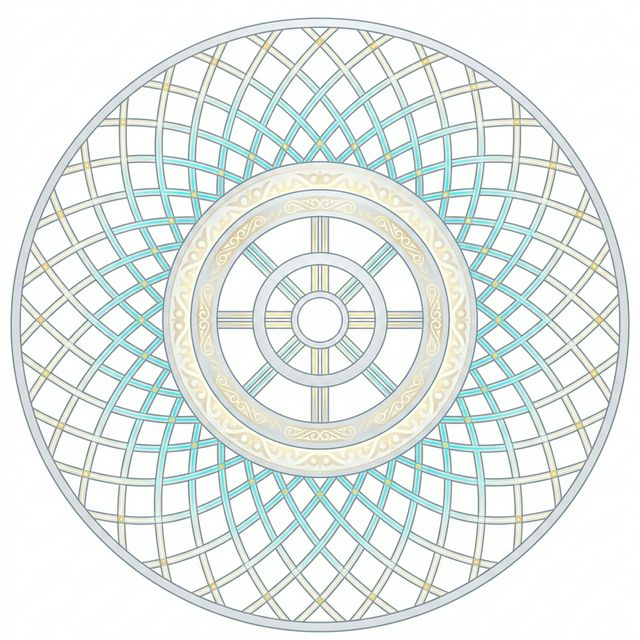
#> input picture images/shanyrak.png, 640 x 640 px
$ python remove_bg.py
#> lines starting #> are read from the running program, lines starting #| are printed output that depends on the picture
from PIL import Image

def remove_white_bg(img_path):
#> called with img_path = 'images/shanyrak.png'
    img = Image.open(img_path).convert("RGBA")
    data = img.getdata()
    new_data = []

    for r, g, b, a in data:
        # If pixels are too close to pure white, convert them to fully transparent
        if r > 245 and g > 245 and b > 245:
            new_data.append((255, 255, 255, 0))
        # Handle the transition/aliasing area (anti-aliasing)
        elif r > 200 and g > 200 and b > 200:
            avg = (r + g + b) / 3.0
            # Linearly scale alpha based on how close it is to white
            alpha = int(255 - ((avg - 200) / 45.0) * 255)
            # Ensure it doesn't go below 0 or above 255
            alpha = max(0, min(255, alpha))
            new_data.append((r, g, b, alpha))
        else:
            new_data.append((r, g, b, a))
#> this loop made 409600 passes
#> (r, g, b) on passes 1 to 3: (251, 253, 250), (251, 253, 250), (251, 253, 250)
#> after the loop, new_data = 409600 items

    img.putdata(new_data)
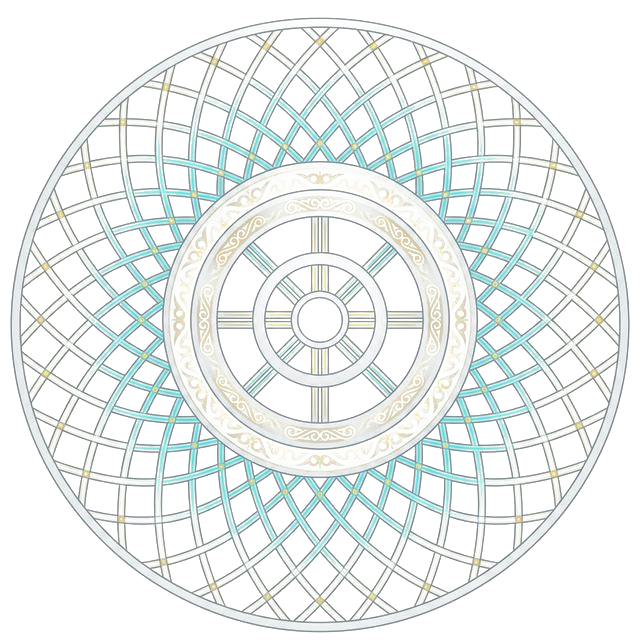
#> img: PIL image 640x640 RGBA; mean R, G, B, A 230.4, 236.3, 234, 72.1; transparent parts drawn white
    img.save(img_path, "PNG")

if __name__ == "__main__":
    remove_white_bg('images/shanyrak.png')
    print("Background removed successfully")

$ run again, with images/biesauym.png copied over images/shanyrak.png
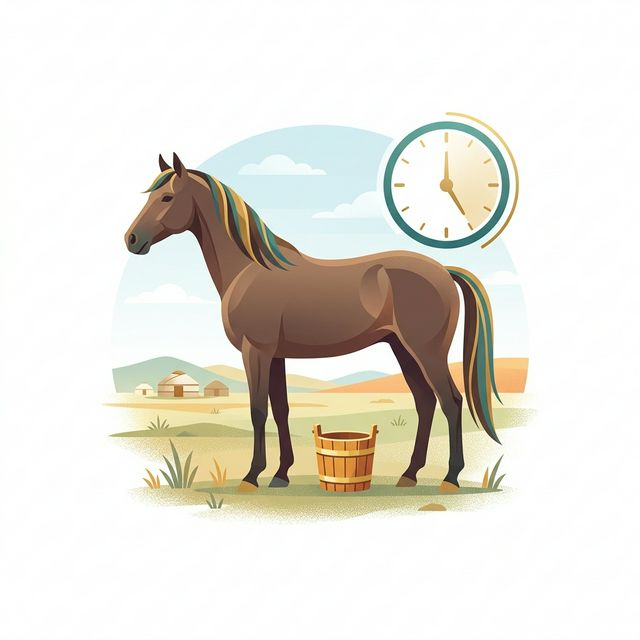
#> input picture images/biesauym.png, 640 x 640 px
#> the loop in remove_white_bg, `for r, g, b, a in data:` made 409600 passes
#> (r, g, b) on passes 1 to 3: (255, 255, 255), (255, 255, 255), (255, 255, 255)
#> after the loop in remove_white_bg, `for r, g, b, a in data:`: new_data = 409600 items
#> in remove_white_bg, `img.putdata(new_data)`:
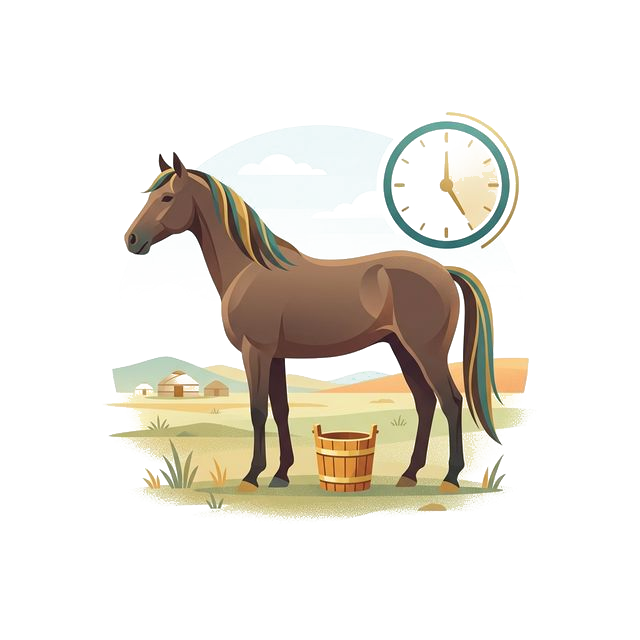
#> img: PIL image 640x640 RGBA; mean R, G, B, A 231.6, 228.5, 220.3, 61.9; transparent parts drawn white
